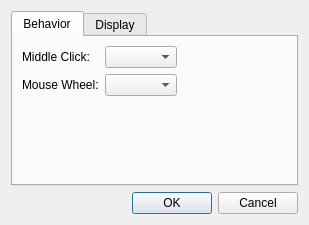
<?xml version="1.0" encoding="UTF-8"?>
<ui version="4.0">
 <class>Settings_Dialog</class>
 <widget class="QDialog" name="Settings_Dialog">
  <property name="geometry">
   <rect>
    <x>0</x>
    <y>0</y>
    <width>309</width>
    <height>203</height>
   </rect>
  </property>
  <property name="windowTitle">
   <string>Settings</string>
  </property>
  <layout class="QVBoxLayout" name="verticalLayout">
   <item>
    <widget class="QTabWidget" name="tabWidget">
     <property name="currentIndex">
      <number>0</number>
     </property>
     <widget class="QWidget" name="tab">
      <attribute name="title">
       <string>Behavior</string>
      </attribute>
      <layout class="QVBoxLayout" name="verticalLayout_2">
       <item>
        <layout class="QFormLayout" name="formLayout">
         <item row="0" column="0">
          <widget class="QLabel" name="label">
           <property name="text">
            <string>Middle Click:</string>
           </property>
          </widget>
         </item>
         <item row="0" column="1">
          <widget class="QComboBox" name="ddMiddleClick">
           <property name="sizePolicy">
            <sizepolicy hsizetype="Maximum" vsizetype="Fixed">
             <horstretch>0</horstretch>
             <verstretch>0</verstretch>
            </sizepolicy>
           </property>
          </widget>
         </item>
         <item row="1" column="0">
          <widget class="QLabel" name="label_2">
           <property name="text">
            <string>Mouse Wheel:</string>
           </property>
          </widget>
         </item>
         <item row="1" column="1">
          <widget class="QComboBox" name="ddWheel">
           <property name="sizePolicy">
            <sizepolicy hsizetype="Maximum" vsizetype="Fixed">
             <horstretch>0</horstretch>
             <verstretch>0</verstretch>
            </sizepolicy>
           </property>
          </widget>
         </item>
        </layout>
       </item>
       <item>
        <spacer name="verticalSpacer">
         <property name="orientation">
          <enum>Qt::Vertical</enum>
         </property>
         <property name="sizeHint" stdset="0">
          <size>
           <width>20</width>
           <height>1</height>
          </size>
         </property>
        </spacer>
       </item>
      </layout>
     </widget>
     <widget class="QWidget" name="tab_2">
      <attribute name="title">
       <string>Display</string>
      </attribute>
      <layout class="QVBoxLayout" name="verticalLayout_3">
       <item>
        <widget class="QCheckBox" name="cbHardwareAcceleration">
         <property name="text">
          <string>Enable Hardware Acceleration</string>
         </property>
        </widget>
       </item>
       <item>
        <widget class="QCheckBox" name="cbSmoothZoom">
         <property name="text">
          <string>Smooth Zoom</string>
         </property>
        </widget>
       </item>
       <item>
        <widget class="QCheckBox" name="cbRTL">
         <property name="text">
          <string>Right to Left Mode</string>
         </property>
        </widget>
       </item>
       <item>
        <widget class="QCheckBox" name="checkBox_calculate_average_color">
         <property name="text">
          <string>Background color from image (average)</string>
         </property>
        </widget>
       </item>
       <item>
        <layout class="QHBoxLayout" name="horizontalLayout_4">
         <item>
          <widget class="QLabel" name="label_4">
           <property name="text">
            <string>Thumbnail size:</string>
           </property>
          </widget>
         </item>
         <item>
          <widget class="QSpinBox" name="spinBox_thumbnail_width">
           <property name="minimum">
            <number>20</number>
           </property>
           <property name="maximum">
            <number>1000</number>
           </property>
           <property name="singleStep">
            <number>10</number>
           </property>
           <property name="value">
            <number>200</number>
           </property>
          </widget>
         </item>
         <item>
          <widget class="QLabel" name="label_3">
           <property name="text">
            <string>x</string>
           </property>
          </widget>
         </item>
         <item>
          <widget class="QSpinBox" name="spinBox_thumbnail_height">
           <property name="minimum">
            <number>20</number>
           </property>
           <property name="maximum">
            <number>1000</number>
           </property>
           <property name="singleStep">
            <number>10</number>
           </property>
           <property name="value">
            <number>200</number>
           </property>
          </widget>
         </item>
         <item>
          <spacer name="horizontalSpacer">
           <property name="orientation">
            <enum>Qt::Horizontal</enum>
           </property>
           <property name="sizeHint" stdset="0">
            <size>
             <width>40</width>
             <height>20</height>
            </size>
           </property>
          </spacer>
         </item>
        </layout>
       </item>
       <item>
        <spacer name="verticalSpacer_2">
         <property name="orientation">
          <enum>Qt::Vertical</enum>
         </property>
         <property name="sizeHint" stdset="0">
          <size>
           <width>20</width>
           <height>40</height>
          </size>
         </property>
        </spacer>
       </item>
      </layout>
     </widget>
    </widget>
   </item>
   <item>
    <widget class="QDialogButtonBox" name="buttonBox">
     <property name="orientation">
      <enum>Qt::Horizontal</enum>
     </property>
     <property name="standardButtons">
      <set>QDialogButtonBox::Cancel|QDialogButtonBox::Ok</set>
     </property>
    </widget>
   </item>
  </layout>
 </widget>
 <resources/>
 <connections>
  <connection>
   <sender>buttonBox</sender>
   <signal>accepted()</signal>
   <receiver>Settings_Dialog</receiver>
   <slot>accept()</slot>
   <hints>
    <hint type="sourcelabel">
     <x>236</x>
     <y>235</y>
    </hint>
    <hint type="destinationlabel">
     <x>157</x>
     <y>274</y>
    </hint>
   </hints>
  </connection>
  <connection>
   <sender>buttonBox</sender>
   <signal>rejected()</signal>
   <receiver>Settings_Dialog</receiver>
   <slot>reject()</slot>
   <hints>
    <hint type="sourcelabel">
     <x>236</x>
     <y>235</y>
    </hint>
    <hint type="destinationlabel">
     <x>286</x>
     <y>274</y>
    </hint>
   </hints>
  </connection>
 </connections>
</ui>
